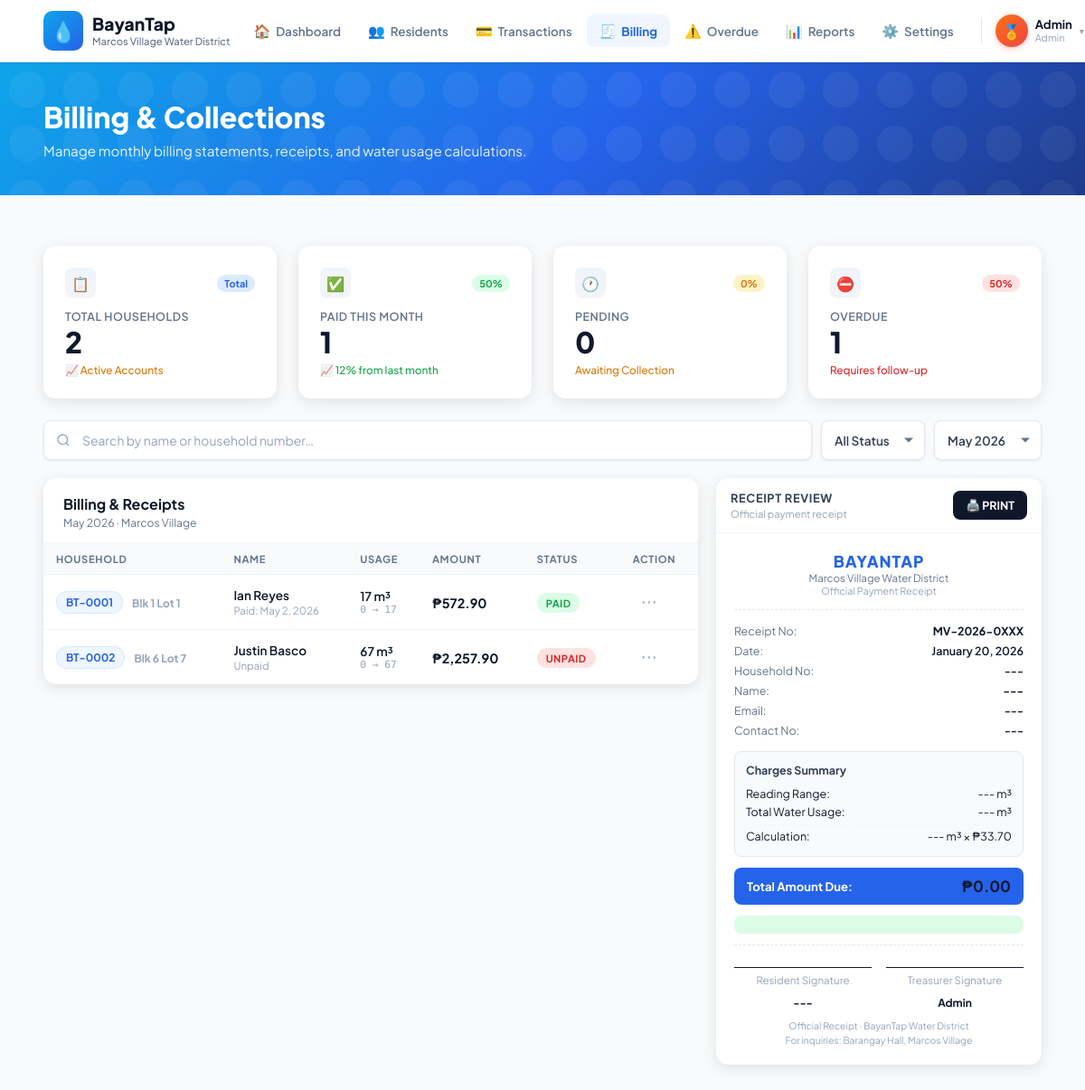
The page /billings.php (signed in) on the database its author committed.
### tables this page shows
CREATE TABLE `billings` (
  `id` int(11) NOT NULL,
  `resident_id` int(11) NOT NULL,
  `billing_month` varchar(20) NOT NULL,
  `previous_reading` int(11) NOT NULL,
  `current_reading` int(11) NOT NULL,
  `usage_m3` int(11) NOT NULL,
  `amount_due` decimal(10,2) NOT NULL,
  `status` enum('paid','unpaid','pending','started') DEFAULT 'unpaid',
  `paid_date` datetime DEFAULT NULL,
  `receipt_no` varchar(50) DEFAULT NULL,
  `remarks` text DEFAULT NULL,
  `previous_reading_image` varchar(255) DEFAULT NULL,
  `current_reading_image` varchar(255) DEFAULT NULL
);

CREATE TABLE `residents` (
  `id` int(11) NOT NULL,
  `household_id` varchar(20) DEFAULT NULL,
  `block_no` varchar(20) NOT NULL,
  `lot_no` varchar(20) NOT NULL,
  `full_name` varchar(100) NOT NULL,
  `initial_meter` int(11) DEFAULT 0,
  `monthly_rate` decimal(10,2) DEFAULT 0.00,
  `contact_number` varchar(30) DEFAULT NULL,
  `email` varchar(255) DEFAULT NULL,
  `status` enum('paid','unpaid','pending','started') DEFAULT 'unpaid',
  `access_token` varchar(64) DEFAULT NULL,
  `created_at` timestamp NOT NULL DEFAULT current_timestamp()
);

### billings.php (the view, shortened to what this page needs)
<?php
require_once 'db_connect.php';
$mStmt = $pdo->query("SELECT DISTINCT billing_month FROM billings ORDER BY STR_TO_DATE(CONCAT('01 ', billing_month), '%d %b %Y') ASC");
$available_months = $mStmt->fetchAll(PDO::FETCH_COLUMN);
$selected_month = $_GET['month'] ?? ($available_months[0] ?? date('M Y'));
$current_month = date('M Y');
if ($selected_month === 'all') {
  $pendingStmt = $pdo->prepare("SELECT COUNT(*) FROM billings WHERE billing_month = ? AND status NOT IN ('paid', 'started')");
  $pendingStmt->execute([$current_month]);
  $pending = $pendingStmt->fetchColumn();
  $overdueStmt = $pdo->prepare("SELECT COUNT(*) FROM billings WHERE billing_month != ? AND status NOT IN ('paid', 'started')
      AND STR_TO_DATE(CONCAT('01 ', billing_month), '%d %b %Y') < STR_TO_DATE(CONCAT('01 ', ?), '%d %b %Y')");
  $overdueStmt->execute([$current_month, $current_month]);
  $overdue = $overdueStmt->fetchColumn();
  $paidStmt = $pdo->query("SELECT COUNT(*) FROM billings WHERE status = 'paid'");
  $paid = $paidStmt->fetchColumn();
  $stats = [
    'total_households' => $pdo->query("SELECT COUNT(*) FROM residents")->fetchColumn(),
    'paid' => $paid,
    'pending' => $pending,
    'unpaid' => $overdue
  ];
} else {
  $statsStmt = $pdo->prepare("
        SELECT
            (SELECT COUNT(*) FROM residents) AS total_households,
            (SELECT COUNT(*) FROM billings WHERE billing_month = ? AND status = 'paid') AS paid,
            (SELECT COUNT(*) FROM billings WHERE billing_month = ? AND status = 'pending') AS pending,
            (SELECT COUNT(*) FROM billings WHERE billing_month = ? AND status = 'unpaid') AS unpaid
    ");
  $statsStmt->execute([$selected_month, $selected_month, $selected_month]);
  $stats = $statsStmt->fetch(PDO::FETCH_ASSOC);
}
?>
<!DOCTYPE html>
<html lang="en">
<head>
  <link rel="stylesheet" href="CSS/dashboard.css?v=5">
  <link rel="stylesheet" href="CSS/billings.css">
</head>
<body>
  <?php include 'navbar.php'; ?>
  <div class="page-header">
    <div class="page-title-section">
      <h1 class="page-title">Billing & Collections</h1>
      <p class="page-subtitle">Manage monthly billing statements, receipts, and water usage calculations.</p>
    </div>
  </div>
  <div class="main">
    <?php
    $total_bills = ($stats['paid'] ?? 0) + ($stats['pending'] ?? 0) + ($stats['unpaid'] ?? 0);
    $paid_pct = $total_bills > 0 ? round(($stats['paid'] / $total_bills) * 100) : 0;
    $pending_pct = $total_bills > 0 ? round(($stats['pending'] / $total_bills) * 100) : 0;
    $unpaid_pct = $total_bills > 0 ? round(($stats['unpaid'] / $total_bills) * 100) : 0;
    ?>
    <div class="stats-grid" style="margin-bottom: 24px;">
      <div class="stat-card">
        <div class="stat-header">
          <div class="stat-icon">📋</div>
          <span class="stat-badge badge-blue">Total</span>
        </div>
        <div class="stat-label">Total Households</div>
        <div class="stat-value">
          <?= number_format($stats['total_households'] ?? 0) ?>
        </div>
        <div class="stat-sub neutral">📈 Active Accounts</div>
      </div>
      <div class="stat-card">
        <div class="stat-header">
          <div class="stat-icon">✅</div>
          <span class="stat-badge badge-green"><?= $paid_pct ?>%</span>
        </div>
        <div class="stat-label">Paid This Month</div>
        <div class="stat-value">
          <?= number_format($stats['paid'] ?? 0) ?>
        </div>
        <div class="stat-sub positive">📈 12% from last month</div>
      </div>
      <div class="stat-card">
        <div class="stat-header">
          <div class="stat-icon">🕐</div>
          <span class="stat-badge badge-amber"><?= $pending_pct ?>%</span>
        </div>
        <div class="stat-label">Pending</div>
        <div class="stat-value">
          <?= number_format($stats['pending'] ?? 0) ?>
        </div>
        <div class="stat-sub neutral">Awaiting Collection</div>
      </div>
      <div class="stat-card">
        <div class="stat-header">
          <div class="stat-icon">⛔</div>
          <span class="stat-badge badge-red"><?= $unpaid_pct ?>%</span>
        </div>
        <div class="stat-label">Overdue</div>
        <div class="stat-value">
          <?= number_format($stats['unpaid'] ?? 0) ?>
        </div>
        <div class="stat-sub alert">Requires follow-up</div>
      </div>
    </div>
    <div class="toolbar">
      <div class="search-wrap">
        <input type="text" id="searchInput" placeholder="Search by name or household number…">
      </div>
      <div class="filter-wrap">
        <select class="filter-select" id="statusFilter" aria-label="Filter by status">
          <option value="">All Status</option>
        </select>
      </div>
      <div class="filter-wrap">
        <select class="filter-select" id="monthFilter"
          onchange="window.location.href='?month=' + encodeURIComponent(this.value)" aria-label="Filter by month">
          <?php foreach ($available_months as $m): ?>
            <option value="<?= htmlspecialchars($m) ?>" <?= $m === $selected_month ? 'selected' : '' ?>>
              <?= htmlspecialchars($m) ?>
            </option>
            <?php
          endforeach; ?>
        </select>
      </div>
    </div>
    <div class="content-grid">
      <div class="table-card">
        <div class="table-card-header">
          <div class="header-left">
            <h2>Billing & Receipts</h2>
            <p>
              <?= $selected_month === 'all' ? 'All Time' : htmlspecialchars($selected_month) ?> · Marcos Village
            </p>
          </div>
        </div>
        <div class="table-wrap">
          <table>
            <thead>
              <tr>
                <th>Household</th>
                <th>Name</th>
                <th>Usage</th>
                <th>Amount</th>
                <th>Status</th>
                <th>Action</th>
              </tr>
            </thead>
            <tbody>
              <?php
              if ($selected_month === 'all') {
                $stmt = $pdo->prepare("SELECT b.*, r.block_no, r.lot_no, r.full_name, r.access_token, r.household_id, r.email, r.contact_number FROM billings b JOIN residents r ON b.resident_id = r.id ORDER BY b.id ASC");
                $stmt->execute();
              } else {
                $stmt = $pdo->prepare("SELECT b.*, r.block_no, r.lot_no, r.full_name, r.access_token, r.household_id, r.email, r.contact_number FROM billings b JOIN residents r ON b.resident_id = r.id WHERE b.billing_month = ? ORDER BY b.id ASC");
                $stmt->execute([$selected_month]);
              }
              while ($row = $stmt->fetch()):
                $usage_main = $row['usage_m3'] . " m³";
                $usage_range = $row['previous_reading'] . " → " . $row['current_reading'];
                $amount = "₱" . number_format($row['amount_due'], 2);
                $current_month_comp = date('M Y');
                $is_past_month = ($row['billing_month'] !== $current_month_comp &&
                  strtotime("01 " . $row['billing_month']) < strtotime("01 " . $current_month_comp));
                if ($row['status'] === 'paid') {
                  $status_chip = '<span class="status-chip chip-paid">PAID</span>';
                  $date_text = "Paid: " . date("M j, Y", strtotime($row['paid_date'] ?? 'now'));
                } elseif ($row['status'] === 'started') {
                  $status_chip = '<span class="status-chip chip-started">STARTED</span>';
                  $date_text = "New Account";
                } elseif ($is_past_month) {
                  $status_chip = '<span class="status-chip chip-unpaid">OVERDUE</span>';
                  $date_text = "Overdue (" . $row['billing_month'] . ")";
                } elseif ($row['status'] === 'pending') {
                  $status_chip = '<span class="status-chip" style="background:var(--amber-bg);color:var(--amber);">PENDING</span>';
                  $date_text = "Pending";
                } else {
                  $status_chip = '<span class="status-chip chip-unpaid">UNPAID</span>';
                  $date_text = "Unpaid";
                }
                ?>
                <tr onclick="selectRow(this)" style="cursor: pointer;"
                  data-token="<?= htmlspecialchars($row['access_token'] ?? '') ?>"
                  data-status="<?= htmlspecialchars($row['status'] ?? 'unpaid') ?>"
                  data-email="<?= htmlspecialchars($row['email'] ?? '') ?>"
                  data-contact="<?= htmlspecialchars($row['contact_number'] ?? '') ?>"
                  data-id="<?= htmlspecialchars($row['id']) ?>"
                  data-hh-id="<?= htmlspecialchars($row['household_id'] ?? 'N/A') ?>"
                  data-remarks="<?= htmlspecialchars($row['remarks'] ?? '') ?>"
                  data-prev-img="<?= htmlspecialchars($row['previous_reading_image'] ?? '') ?>"
                  data-curr-img="<?= htmlspecialchars($row['current_reading_image'] ?? '') ?>"
                  data-resident-id="<?= htmlspecialchars($row['resident_id']) ?>">
                  <td>
                    <div class="hh-cell">
                      <div class="hh-id-pill" style="background:var(--blue-light); color:var(--blue); font-weight:700; font-size:0.75rem; padding:4px 10px; border-radius:20px; border:1px solid rgba(37,99,235,0.1);">
                        <?= htmlspecialchars($row['household_id'] ?? 'N/A') ?>
                      </div>
                      <span class="hh-id" style="font-size:0.75rem; color:var(--gray-400); margin-top:2px;">
                        <?= htmlspecialchars($row['block_no'] . ' ' . $row['lot_no']) ?>
                      </span>
                    </div>
                  </td>
                  <td>
                    <div class="res-name">
                      <?= htmlspecialchars($row['full_name']) ?>
                    </div>
                    <div class="res-date">
                      <?= htmlspecialchars($date_text) ?>
                    </div>
                  </td>
                  <td>
                    <div class="usage-main">
                      <?= htmlspecialchars($usage_main) ?>
                    </div>
                    <div class="usage-range">
                      <?= htmlspecialchars($usage_range) ?>
                    </div>
                  </td>
                  <td><span class="amount">
                      <?= htmlspecialchars($amount) ?>
                    </span></td>
                  <td>
                    <?= $status_chip ?>
                  </td>
                  <td class="action-cell">
                    <button class="action-btn" title="Actions" onclick="toggleMenu(this)">⋯</button>
                  </td>
                </tr>
                <?php
              endwhile; ?>
            </tbody>
          </table>
        </div>
      </div>
      <div class="receipt-card">
        <div class="receipt-header">
          <div>
            <div class="title">Receipt Review</div>
            <div class="sub">Official payment receipt</div>
          </div>
          <button class="btn-print" onclick="printReceiptFromCard()">🖨️ PRINT</button>
        </div>
        <div class="receipt-body">
          <div class="receipt-logo">
            <div class="r-title">BAYANTAP</div>
            <div class="r-sub">Marcos Village Water District</div>
            <div class="r-off">Official Payment Receipt</div>
          </div>
          <hr class="receipt-divider">
          <div class="receipt-meta">
            <div class="receipt-row"><span class="key">Receipt No:</span><span class="val bold"
                id="rc-receipt-no">MV-2026-0XXX</span></div>
            <div class="receipt-row"><span class="key">Date:</span><span class="val" id="rc-date">January 20,
                2026</span></div>
            <div class="receipt-row"><span class="key">Household No:</span><span class="val" id="rc-hh">---</span></div>
            <div class="receipt-row"><span class="key">Name:</span><span class="val bold" id="rc-name">---</span></div>
            <div class="receipt-row"><span class="key">Email:</span><span class="val" id="rc-email">---</span></div>
            <div class="receipt-row"><span class="key">Contact No:</span><span class="val" id="rc-contact">---</span></div>
          </div>
          <div class="consumption-box">
            <div class="c-title">Charges Summary</div>
            <div class="c-row"><span>Reading Range:</span><span id="rc-range">--- m³</span></div>
            <div class="c-row"><span>Total Water Usage:</span><span id="rc-usage">--- m³</span></div>
            <div class="c-row" style="margin-top: 4px; border-top: 1px dashed var(--gray-100); padding-top: 4px;">
              <span>Calculation:</span>
              <span id="rc-calc">--- m³ × ₱33.70</span>
            </div>
          </div>
          <div class="total-row">
            <span class="label">Total Amount Due:</span>
            <span class="amount" id="rc-amount">₱0.00</span>
          </div>
          <div id="rc-status-badge" class="paid-badge"></div>
          <hr class="receipt-divider">
          <div class="sig-row">
            <div class="sig-box">
              <div class="sig-label">Resident Signature</div>
              <div class="sig-name" id="rc-sig-res">---</div>
            </div>
            <div class="sig-box">
              <div class="sig-label">Treasurer Signature</div>
              <div class="sig-name"><?= htmlspecialchars(ucfirst($_SESSION['username'] ?? 'User')) ?></div>
            </div>
          </div>
          <div class="receipt-footer">
            Official Receipt · BayanTap Water District<br>
            For inquiries: Barangay Hall, Marcos Village
          </div>
        </div>
      </div>
    </div>
  </div>
</body>
</html>

### rows shown on the page
billings: resident.household_id "BT-0001", resident.lot_no "Blk 1 Lot 1", resident.full_name "Ian Reyes", paid_date "Paid: May 2, 2026", usage_m3 "17 m³", usage_range "0 → 17", amount_due "₱572.90", status "PAID"
billings: resident.household_id "BT-0002", resident.lot_no "Blk 6 Lot 7", resident.full_name "Justin Basco", date_text "Unpaid", usage_m3 "67 m³", usage_range "0 → 67", amount_due "₱2,257.90", shows "UNPAID"

### other values the page prints
$_SESSION['username'] "Admin"
$_SESSION['role'] "Admin"
$stats['total_households'] "2"
$paid_pct "50"
$stats['paid'] "1"
$pending_pct "0"
$stats['pending'] "0"
$unpaid_pct "50"
$stats['unpaid'] "1"
$selected_month "May 2026"
form field value "May 2026"
